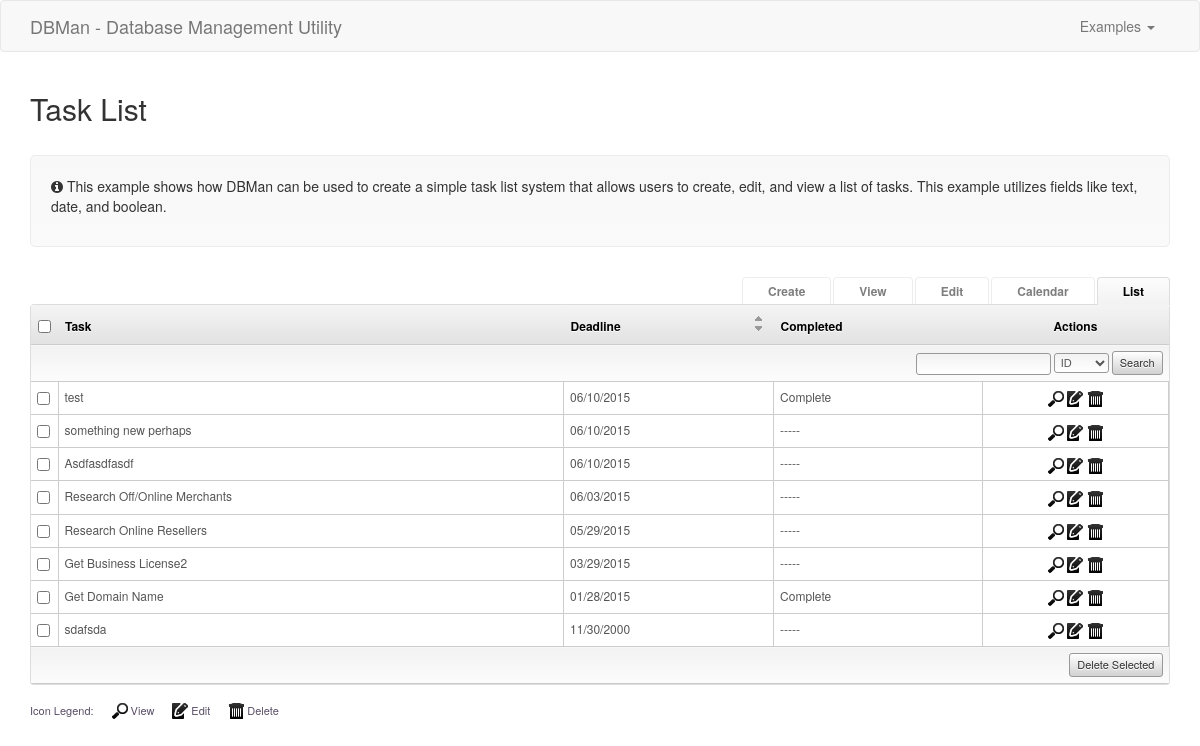
The app's page /dbman/demos/index.php?v=tasks with its own data.
### tables this page shows
CREATE TABLE `tasks` (
  `id` int(11) unsigned NOT NULL AUTO_INCREMENT,
  `title` varchar(64) DEFAULT NULL,
  `notes` tinytext,
  `completed` tinyint(1) unsigned zerofill DEFAULT NULL,
  `deadline` date DEFAULT NULL,
  PRIMARY KEY (`id`)
);

### dbman/dbman.php (the view, shortened to what this page needs)
<?php
class dbman
{
	function dbman($config, $ajax = false)
	{
		$this->_dbTable = (isset($config['db']['table'])) ? $config['db']['table'] : NULL;
		$this->_recsUniqueID = (isset($config['db']['unique'])) ? $config['db']['unique'] : "id";
		$this->_recsQuery = (isset($config['db']['query'])) ? $config['db']['query'] : "SELECT * FROM ".$this->_dbTable;
		$this->_dbmanPath = (isset($config['dbman_path'])) ? $config['dbman_path'] : "/dbman/";
		$this->_dbmanURL = "http://".$_SERVER['HTTP_HOST'].$this->_dbmanPath;
		$this->_iconPath = (isset($config['icon_path'])) ? $config['icon_path'] : $this->_dbmanURL."images/";
		$this->_recRowLink = (isset($config['row_link'])) ? $config['row_link'] : NULL;
		$this->_ascIcon = (isset($config['icons']['sort_asc'])) ? $config['icons']['sort_asc'] : $this->_iconPath."sort_asc.gif";
		$this->_descIcon = (isset($config['icons']['sort_desc'])) ? $config['icons']['sort_desc'] : $this->_iconPath."sort_desc.gif";
		$this->_calendarFields = (isset($config['calendar'])) ? $config['calendar'] : NULL;
		$this->_allowDelete = (isset($config['permissions']['delete'])) ? $config['permissions']['delete'] : true;
		$this->_allowEdit = (isset($config['permissions']['edit'])) ? $config['permissions']['edit'] : true;
		$this->_allowView = (isset($config['permissions']['view'])) ? $config['permissions']['view'] : true;
		$this->_allowCreate = (isset($config['permissions']['create'])) ? $config['permissions']['create'] : true;
		$this->_allowList = (isset($config['permissions']['list'])) ? $config['permissions']['list'] : true;
		$this->_showTabs = (isset($config['display']['tabs'])) ? $config['display']['tabs'] : true;
		$this->_showLegend = (isset($config['display']['legend'])) ? $config['display']['legend'] : true;
		$this->_recsLimit = (isset($config['list']['limit'])) ? $config['list']['limit'] : 20;
		$this->_defaultSortDirection = (isset($config['list']['sort_dir'])) ? $config['list']['sort_dir'] : "ASC";
		$this->_defaultSortColumn = (isset($config['list']['sort_column'])) ? $config['list']['sort_column'] : 0;
		$this->_baseURL = (isset($config['url'])) ? $config['url'] : 'index.php';
		$this->_URLvars = (isset($config['vars'])) ? $config['vars'] : '';
		$this->_defaultFilter = (isset($config['defaults']['filter'])) ? $config['defaults']['filter'] : 0;
		$this->_defaultAction = (isset($config['defaults']['action'])) ? $config['defaults']['action'] : "list";
		$this->_fields = (isset($config['fields'])) ? $config['fields'] : array();
		$this->_recs = (isset($config['columns'])) ? $config['columns'] : array();
		$this->_searchQuery = "Select * FROM ".$this->_dbTable." WHERE {searchField} LIKE '%{criteria}%'";
		$this->_searchFields = (isset($config['search'])) ? $config['search'] : NULL;
		$actions = (isset($config['actions'])) ? $config['actions'] : array();
		if(!isset($actions['view']) && $this->_allowView) $actions['view'] = array('label' => 'View', 'icon' => 'view', 'url' => "$this->_baseURL?$this->_URLvars&action=view&recID={recID}&sort={$this->sortOrder}&sortDir={$this->sortDir}");
		if(!isset($actions['edit']) && $this->_allowEdit) $actions['edit'] = array('label' => 'Edit', 'icon' => 'edit', 'url' => "$this->_baseURL?$this->_URLvars&action=edit&recID={recID}&sort={$this->sortOrder}&sortDir={$this->sortDir}");
		if(!isset($actions['delete']) && $this->_allowDelete) $actions['delete'] = array('label' => 'Delete', 'icon' => 'delete', 'url' => 'javascript:verifyDelete({recID});');
		$this->_actions = $actions;
		if($ajax === false)
		{
			$this->full_request();
		}
		else
		{
			$this->ajax_request($ajax);
		}
	}
	function db_connection($host, $user, $password, $database)
	{
		$this->_conn = @mysql_connect($host, $user, $password) or die("DB CONNECTION FAILED");
	}
	function query($query)
	{
		$query = mysql_query($query);
		$errorNum = mysql_errno($this->_conn);
		return $query;
	}
	function full_request()
	{
		switch($this->action)
		{
			case "list" :
				echo "<div id=\"dbman\"> \n";
				$this->output_header();
				echo "<div id=\"frame\"> \n";
				$this->output_list();
				echo "</div> \n";
				$this->output_legend();
				echo "</div> \n";
				break;
		}
	}
	function output_legend()
	{
		if($this->_showLegend)
		{
			$output = "<div class=\"legend\"><span class=\"legendLabel\">Icon Legend:</span>  \n";
			foreach($this->_actions as $action)
			{
				$output .="<img src=\"".$this->_iconPath.$action['icon'].".png\" border=0 title=\"".$action['label']."\" class=\"legendIcon\"><span class=\"legendLabel\">".$action['label']."</span>";
			}
			$output .= "</div> <div style=\"clear:both\"></div> \n";
			echo $output;
		}
	}
	function output_actions($recID)
	{
		$output = "";
		$inc = 0;
		foreach($this->_actions as $action)
		{
			$action['url'] = str_replace("{recID}",$recID,$action['url']);
			$output .= "<a href=\"".$action['url']."\" onmouseover=\"show_iconHint('".$recID.$inc."');\" onmouseout=\"hide_iconHint('".$recID.$inc."');\"><img src=\"".$this->_iconPath.$action['icon'].".png\" border=0 title=\"".$action['label']."\"></a> ";
			$output .= "<div id=\"".$recID.$inc."\" class=\"iconHint\"><b>{$action['label']}</b></div>";
			$inc++;
		}
		echo $output;
	}
	function set_sort()
	{
		if(isset($_GET['sort'])){
			$this->sortOrder = $_GET['sort'];
		}else{
			$this->sortOrder = $this->_defaultSortColumn;
		}
		if(isset($_GET['sortDir'])){
			$this->sortDir = $_GET['sortDir'];
		}else{
			$this->sortDir = $this->_defaultSortDirection;
		}
	}
	function set_filter()
	{
		if(isset($_GET['filter'])){
			$this->filter = $_GET['filter'];
		}else{
			$this->filter = $this->_defaultFilter;
		}
	}
	function set_action()
	{
		if(isset($_GET['action'])){
			$this->action = $_GET['action'];
		}else{
			$this->action = $this->_defaultAction;
		}
	}
	function output_list()
	{
		$recs = $this->_recs;
		$recsCount = count($recs);
		$uniqueID = $this->_recsUniqueID;
		$colSpan = $recsCount + 2;
		if(isset($_GET['r']))
		{
			$resultsPage = $_GET['r'];
		}
		else
		{
			$resultsPage = 1;
		}
		if(isset($_POST['criteria'])){
			$criteria = $_POST['criteria'];
			$searchField = $_POST['searchField'];
		}else{
			if(isset($_GET['criteria'])){
				$criteria = $_GET['criteria'];
				$searchField = $_GET['searchField'];
			}else{
				$criteria = NULL;
				$searchField = NULL;
			}
		}
		if($criteria != NULL)
		{
			$query = $this->_searchQuery;
			$query = str_replace("{criteria}",$criteria,$query);
			$query = str_replace("{searchField}",$searchField,$query);
		}
		else if($this->filter != 0)
		{
			$query = $this->_filters[$this->filter-1]['query'];;
		}
		else
		{
			$query = $this->_recsQuery;
		}
		$limit = $this->_recsLimit;
		$start = $this->paging_get_start($limit, $resultsPage);
		$count = mysql_num_rows($this->query($query, $this->_conn));
		$result = $this->query($query." ORDER BY ".$this->_recs[$this->sortOrder]['id']." {$this->sortDir} LIMIT ".$start.", ".$limit);
		echo "<table cellpadding=\"0\" cellspacing=\"0\"> \n";
		echo "<tr> \n";
		if($this->_allowDelete) echo "<td width=\"20\" class=\"headerCell\"><input type=\"checkbox\" onmouseover=\"show_iconHint('selectAllHint');\" onmouseout=\"hide_iconHint('selectAllHint');\" name=\"selectAll\" id=\"selectAll\" onclick=\"toggleSelectAll();\" /> <div id=\"selectAllHint\" class=\"iconHint\"><b>Select All</b></div></td> \n";
		for($i=0; $i<$recsCount; $i++){
			echo "<td onclick=\"document.location='{$this->_baseURL}?r=".$resultsPage."&sort=$i&sortDir={$this->sortDir}&filter={$this->filter}&criteria=$criteria&searchField=$searchField&$this->_URLvars'\" class=\"headerCell\">";
			if($this->sortOrder == $i){
				echo "<strong>{$recs[$i]['label']}</strong>\n";
				$ascLink = "<a href=\"{$this->_baseURL}?r={$resultsPage}&sort={$i}&sortDir=ASC&criteria={$criteria}&searchField={$searchField}&{$this->_URLvars}\"><img src=\"{$this->_ascIcon}\" border=0 title=\"Ascending\"></a>";
				$descLink = "<a href=\"{$this->_baseURL}?r={$resultsPage}&sort={$i}&sortDir=DESC&criteria={$criteria}&searchField={$searchField}&{$this->_URLvars}\"><img src=\"{$this->_descIcon}\" border=0 title=\"Descending\"></a>";
				echo "<div class=\"sortArrows\">$ascLink$descLink</div> \n";
			}
			else
			{
				echo "{$recs[$i]['label']} \n";
			}
			echo "</td> \n";
		}
		if(count($this->_actions)) echo "<td class=\"headerCell\" align=\"center\">Actions</td> \n";
		echo "</tr> \n";
		echo "<tr><td colspan=\"$colSpan\" class=\"controlsCell\"> \n
				<div style=\"float:left;width:50%;margin-top:5px\"> \n";
		echo "</div><div style=\"float:right;width:50%;text-align:right\"> \n";
		$this->output_search_form();
		echo "</div></td></tr> \n";
		echo "<form name=\"selectForm\">";
		while($row =  mysql_fetch_array($result)){
			$ID = $row[$uniqueID];
			if(isset($this->_recRowLink)){
				$rowLink = $this->_recRowLink;
				if(isset($this->_fields))
				{
					$formFieldValues = array();
					for($i=0; $i<count($this->_fields); $i++){
						$fieldArray = array('name' => $this->_fields[$i]['id'], 'value' => $row[$this->_fields[$i]['id']]);
						$formFieldValues[] = $fieldArray;
					}
					for($i=0;$i<count($formFieldValues);$i++)
					{
						$rowLink = str_replace("{".$formFieldValues[$i]['name']."}",$formFieldValues[$i]['value'],$rowLink);
					}
				}
				$rowLink = str_replace("{recID}",$ID,$rowLink);
				$cellEvents = "onmouseover=\"this.style.cursor='pointer';\" onclick=\"document.location='".$rowLink."';\"";
			}else{
				$cellEvents = "";
			}
			echo "<tr class=\"dataRow\">";
			if($this->_allowDelete) echo "<td class=\"dataCell\" valign=\"top\" $cellEvents><input type=\"checkbox\" name=\"deleteCB\" value=\"{$ID}\"/></td>";
			for($i=0; $i<$recsCount; $i++){
				echo "<td class=\"dataCell\" valign=\"top\" $cellEvents>\n";
				echo $this->display_data($recs[$i], $value, $ID);
				echo "&nbsp;</td>\n";
			}
			if(count($this->_actions))
			{
				echo "<td class=\"dataCell\" align=\"center\" nowrap>";
				$this->output_actions($ID);
				echo "</td> \n";
			}
			echo "</tr>";
		}
		echo "<tr><td colspan=\"$colSpan\" class=\"controlsCell\"> \n";
		echo "<div style=\"float:left;width:50%\"><div class=\"paging\">\n";
		echo "</div></div><div style=\"float:right;width:50%;text-align:right;\"> \n";
		if($this->_allowDelete) echo "<input type=\"button\" class=\"subButton\" value=\"Delete Selected\" style=\"float:right;\" onclick=\"javascript:verifyDelete();\"/> ";
		echo "</div></td></tr> \n";
		echo "</form>";
		echo "</table>";
	}
	function output_search_form()
	{
		if(isset($this->_searchFields))
		{
			$searchFields = $this->_searchFields;
			$searchFieldsCount = count($searchFields);
			$output = "";
			$output .= "<form name=\"search\" action=\"{$this->_baseURL}?{$this->_URLvars}&action=list\" method=\"post\"> \n";
			$criteria = (isset($_POST['criteria'])) ? $_POST['criteria'] : "";
			$output .= "<input type=\"text\" name=\"criteria\" class=\"input\" size=\"18\" value=\"{$criteria}\"> \n";
			$output .= " <select name=\"searchField\" class=\"input\"> \n";
			for($i=0;$i<$searchFieldsCount;$i++){
				$output .= "<option value=\"".$searchFields[$i]['id']."\">".$searchFields[$i]['label']."</option> \n";
			}
			$output .= "</select> \n";
			$output .= " <input type=\"submit\" name=\"submit_search\" class=\"subButton\" value=\"Search\"></form> \n";
			echo $output;
		}
	}
	function output_header()
	{
		$output = "";
		if($this->_showTabs)
		{
			$output .= "<div id=\"tabs\"> \n";
			if($this->action == 'list'){$active = "active";}else{$active="";};
			if($this->_allowList)$output .= "<a href=\"$this->_baseURL?$this->_URLvars&action=list\" class=\"{$active}\">List</a> \n";
			if($this->action == 'calendar'){$active = "active";}else{$active="";};
			if(isset($this->_calendarFields)) $output .= "<a href=\"$this->_baseURL?$this->_URLvars&action=calendar\" class=\"{$active}\">Calendar</a> \n";
			if($this->action == 'edit'){$active = "active";}else{$active="";};
			if($this->_allowEdit)$output .= "<a href=\"$this->_baseURL?$this->_URLvars&action=edit\" class=\"{$active}\">Edit</a> \n";
			if($this->action == 'view'){$active = "active";}else{$active="";};
			if($this->_allowView)$output .= "<a href=\"$this->_baseURL?$this->_URLvars&action=view\" class=\"{$active}\">View</a> \n";
			if($this->action == 'create'){$active = "active";}else{$active="";};
			if($this->_allowCreate)$output .= "<a href=\"$this->_baseURL?$this->_URLvars&action=create\" class=\"{$active}\">Create</a> \n";
			$output .= " </div> \n";
		}
		echo $output;
	}
	function format_date($raw_date, $format)
	{
		$year = substr($raw_date, 0, 4);
		$month = (int)substr($raw_date, 5, 2);
		$day = (int)substr($raw_date, 8, 2);
		$hour = (int)substr($raw_date, 11, 2);
		$minute = (int)substr($raw_date, 14, 2);
		$second = (int)substr($raw_date, 17, 2);
		if (@date('Y', mktime($hour, $minute, $second, $month, $day, $year)) == $year) {
		  return date($format, mktime($hour, $minute, $second, $month, $day, $year));
		} else {
		  return str_replace('2037' . '$', $year, date($format, mktime($hour, $minute, $second, $month, $day, 2037)));
		}
	}
	function paging_get_start($limit, $resultsPage)
	{
		if ($resultsPage == "1"){
			$start = 0;
		}else{
      		$start = ($resultsPage-1) * $limit;
      	}
     	return $start;
    }
	function display_data($field, $data, $recID = 0)
	{
		$raw = $data;
		$value = $data;
		$type = (isset($field['type'])) ? $field['type'] : "text";
		switch($type)
		{
			case "date" :
				$dateFormat = (isset($field['format'])) ? $field['format'] : "m/d/Y";
				$value = $this->format_date($raw, $dateFormat);
				break;
			case "boolean" :
				$boolFormat = (isset($field['format'])) ? $field['format'] : "True,False";
				$boolFormat = explode(',', $boolFormat);
				if($raw == 0 || $raw == "false")
				{
					$value = $boolFormat[1];
				}
				elseif($raw == 1 || $raw == "true")
				{
					$value = $boolFormat[0];
				}
				break;
		}
		$output = "";
		$output .= (isset($field['prefix'])) ? $field['prefix'] : "";
		$output .= $value;
		$output .= (isset($field['suffix'])) ? $field['suffix'] : "";
		return $output;
	}
}
?>

### records on screen
tasks: title "test", $this->display_data($recs[$i], $value, $ID) "06/10/2015", id "Complete"
tasks: title "something new perhaps", $this->display_data($recs[$i], $value, $ID) "06/10/2015", id "-----"
tasks: title "Asdfasdfasdf", $this->display_data($recs[$i], $value, $ID) "06/10/2015", id "-----"
tasks: title "Research Off/Online Merchants", $this->display_data($recs[$i], $value, $ID) "06/03/2015", id "-----"
tasks: title "Research Online Resellers", $this->display_data($recs[$i], $value, $ID) "05/29/2015", id "-----"
tasks: title "Get Business License2", $this->display_data($recs[$i], $value, $ID) "03/29/2015", id "-----"
tasks: title "Get Domain Name", $this->display_data($recs[$i], $value, $ID) "01/28/2015", id "Complete"
tasks: title "sdafsda", $this->display_data($recs[$i], $value, $ID) "11/30/2000", id "-----"

### other values on screen
$recs[$i]['label'] "Task"
$recs[$i]['label'] "Deadline"
$recs[$i]['label'] "Completed"
$action['label'] "View"
$action['label'] "Edit"
$action['label'] "Delete"
form field searchField "ID"
